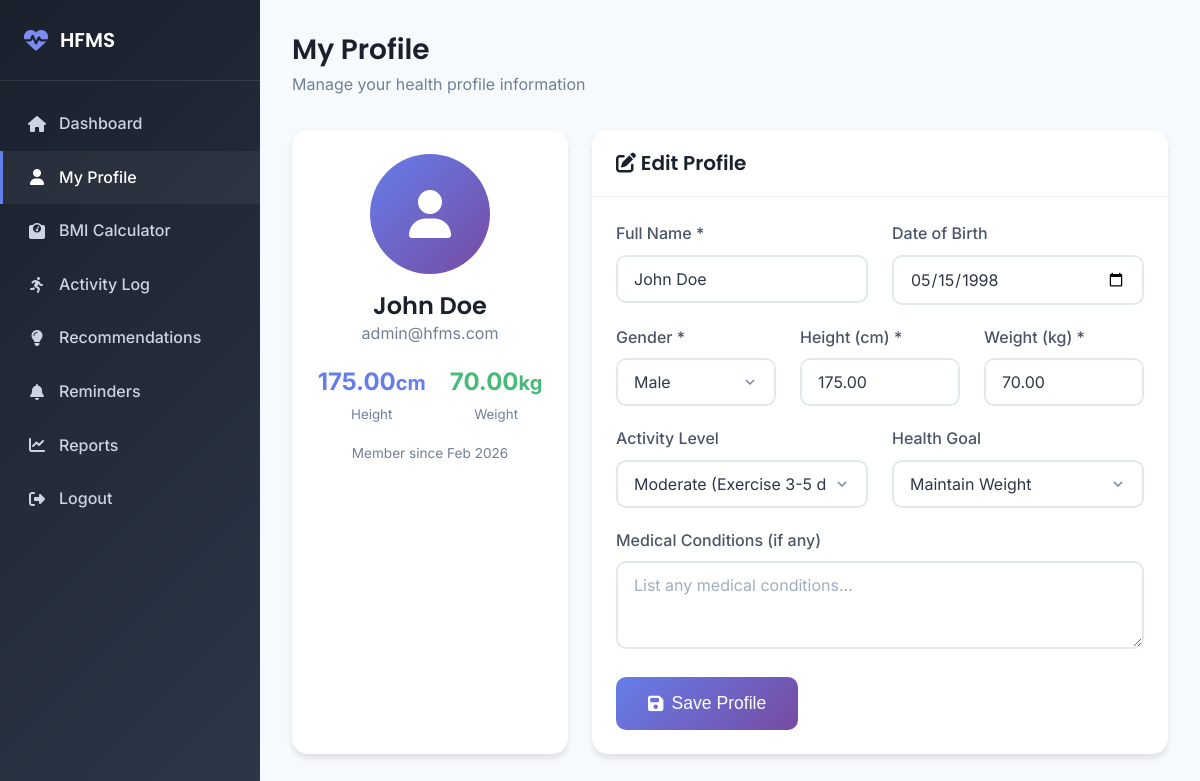
The app's page /profile.php (signed in) with its own data.
### tables this page shows
CREATE TABLE user_profiles (
    profile_id INT AUTO_INCREMENT PRIMARY KEY,
    user_id INT NOT NULL UNIQUE,
    full_name VARCHAR(100) NOT NULL,
    date_of_birth DATE,
    age INT,
    gender ENUM('male', 'female', 'other') NOT NULL,
    height_cm DECIMAL(5,2) NOT NULL COMMENT 'Height in centimeters',
    weight_kg DECIMAL(5,2) NOT NULL COMMENT 'Weight in kilograms',
    activity_level ENUM('sedentary', 'light', 'moderate', 'active', 'very_active') DEFAULT 'moderate',
    health_goal ENUM('lose_weight', 'gain_weight', 'maintain', 'build_muscle', 'improve_fitness') DEFAULT 'maintain',
    medical_conditions TEXT,
    profile_image VARCHAR(255) DEFAULT 'default.png',
    created_at TIMESTAMP DEFAULT CURRENT_TIMESTAMP,
    updated_at TIMESTAMP DEFAULT CURRENT_TIMESTAMP ON UPDATE CURRENT_TIMESTAMP,
    
    FOREIGN KEY (user_id) REFERENCES users(user_id) ON DELETE CASCADE,
    INDEX idx_user_id (user_id)
);

CREATE TABLE users (
    user_id INT AUTO_INCREMENT PRIMARY KEY,
    username VARCHAR(50) NOT NULL UNIQUE,
    email VARCHAR(100) NOT NULL UNIQUE,
    password VARCHAR(255) NOT NULL,
    role ENUM('user', 'admin') DEFAULT 'user',
    is_active TINYINT(1) DEFAULT 1,
    created_at TIMESTAMP DEFAULT CURRENT_TIMESTAMP,
    updated_at TIMESTAMP DEFAULT CURRENT_TIMESTAMP ON UPDATE CURRENT_TIMESTAMP,
    
    INDEX idx_email (email),
    INDEX idx_username (username)
);

### config/database.php (called while the page is built, shortened)
<?php
class Database {
    private static $instance = null;
    private $connection;
    private function __construct() {
        try {
            $dsn = "mysql:host=" . DB_HOST . ";dbname=" . DB_NAME . ";charset=" . DB_CHARSET;
            $options = [
                PDO::ATTR_ERRMODE => PDO::ERRMODE_EXCEPTION,
                PDO::ATTR_DEFAULT_FETCH_MODE => PDO::FETCH_ASSOC,
                PDO::ATTR_EMULATE_PREPARES => false,
                PDO::MYSQL_ATTR_INIT_COMMAND => "SET NAMES " . DB_CHARSET
            ];
            $this->connection = new PDO($dsn, DB_USER, DB_PASS, $options);
        } catch (PDOException $e) {
            error_log("Database Connection Error: " . $e->getMessage());
            die("Database connection failed. Please try again later.");
        }
    }
    public static function getInstance() {
        if (self::$instance === null) {
            self::$instance = new self();
        }
        return self::$instance;
    }
    public function getConnection() {
        return $this->connection;
    }
}
function getDBConnection() {
    return Database::getInstance()->getConnection();
}
?>

### includes/User.php (called while the page is built, shortened)
<?php
require_once dirname(__DIR__) . '/config/config.php';
class User
{
    private $db;
    public function __construct()
    {
        $this->db = getDBConnection();
    }
    public function getUserById($userId)
    {
        try {
            $stmt = $this->db->prepare("
                SELECT u.user_id, u.username, u.email, u.created_at,
                       p.profile_id, p.full_name, p.date_of_birth, p.age,
                       p.gender, p.height_cm, p.weight_kg, p.activity_level,
                       p.health_goal, p.medical_conditions, p.profile_image
                FROM users u
                LEFT JOIN user_profiles p ON u.user_id = p.user_id
                WHERE u.user_id = ?
            ");
            $stmt->execute([$userId]);
            return $stmt->fetch();
        } catch (PDOException $e) {
            error_log("Get User Error: " . $e->getMessage());
            return null;
        }
    }
}
?>

### config/config.php (called while the page is built, shortened)
<?php
require_once CONFIG_PATH . 'database.php';
function formatDate($date, $format = 'd M Y')
{
    return date($format, strtotime($date));
}
?>

### profile.php (the view, shortened to what this page needs)
<?php
require_once 'config/config.php';
require_once 'includes/User.php';
$userId = $_SESSION['user_id'];
$user = new User();
$userData = $user->getUserById($userId);
?>
<!DOCTYPE html>
<html lang="en">
<head>
    <link rel="stylesheet" href="https://cdnjs.cloudflare.com/ajax/libs/font-awesome/6.4.0/css/all.min.css">
    <link rel="stylesheet" href="assets/css/style.css">
</head>
<body>
    <aside class="sidebar">
        <div class="sidebar-header">
            <a href="dashboard.php" class="sidebar-brand">
                <i class="fas fa-heartbeat"></i>
                <span>HFMS</span>
            </a>
        </div>
        <nav class="sidebar-nav">
            <a href="dashboard.php" class="sidebar-link"><i class="fas fa-home"></i><span>Dashboard</span></a>
            <a href="profile.php" class="sidebar-link active"><i class="fas fa-user"></i><span>My Profile</span></a>
            <a href="bmi.php" class="sidebar-link"><i class="fas fa-weight"></i><span>BMI Calculator</span></a>
            <a href="activity.php" class="sidebar-link"><i class="fas fa-running"></i><span>Activity Log</span></a>
            <a href="recommendations.php" class="sidebar-link"><i
                    class="fas fa-lightbulb"></i><span>Recommendations</span></a>
            <a href="reminders.php" class="sidebar-link"><i class="fas fa-bell"></i><span>Reminders</span></a>
            <a href="reports.php" class="sidebar-link"><i class="fas fa-chart-line"></i><span>Reports</span></a>
            <a href="logout.php" class="sidebar-link"><i class="fas fa-sign-out-alt"></i><span>Logout</span></a>
        </nav>
    </aside>
    <main class="main-content">
        <div class="page-header">
            <h1 class="page-title">My Profile</h1>
            <p class="page-subtitle">Manage your health profile information</p>
        </div>
        <div class="grid grid-cols-3">
            <div class="card">
                <div class="card-body text-center">
                    <div
                        style="width: 120px; height: 120px; background: var(--gradient-primary); border-radius: 50%; display: flex; align-items: center; justify-content: center; margin: 0 auto 1rem; font-size: 3rem; color: #fff;">
                        <i class="fas fa-user"></i>
                    </div>
                    <h3><?= htmlspecialchars($userData['full_name'] ?? $userData['username']) ?></h3>
                    <p class="text-muted"><?= htmlspecialchars($userData['email']) ?></p>
                    <?php if ($userData['height_cm'] && $userData['weight_kg']): ?>
                        <div class="mt-2" style="display: flex; justify-content: center; gap: 1.5rem;">
                            <div>
                                <div style="font-size: 1.5rem; font-weight: 700; color: var(--primary);">
                                    <?= $userData['height_cm'] ?><small>cm</small>
                                </div>
                                <small class="text-muted">Height</small>
                            </div>
                            <div>
                                <div style="font-size: 1.5rem; font-weight: 700; color: var(--secondary);">
                                    <?= $userData['weight_kg'] ?><small>kg</small>
                                </div>
                                <small class="text-muted">Weight</small>
                            </div>
                        </div>
                    <?php endif; ?>
                    <p class="text-muted mt-2" style="font-size: 0.85rem;">
                        Member since <?= formatDate($userData['created_at'], 'M Y') ?>
                    </p>
                </div>
            </div>
            <div class="card" style="grid-column: span 2;">
                <div class="card-header">
                    <h4><i class="fas fa-edit"></i> Edit Profile</h4>
                </div>
                <div class="card-body">
                    <form method="POST">
                        <div class="grid grid-cols-2">
                            <div class="form-group">
                                <label class="form-label">Full Name *</label>
                                <input type="text" name="full_name" class="form-control"
                                    value="<?= htmlspecialchars($userData['full_name'] ?? '') ?>" required>
                            </div>
                            <div class="form-group">
                                <label class="form-label">Date of Birth</label>
                                <input type="date" name="date_of_birth" class="form-control"
                                    value="<?= $userData['date_of_birth'] ?? '' ?>">
                            </div>
                        </div>
                        <div class="grid grid-cols-3">
                            <div class="form-group">
                                <label class="form-label">Gender *</label>
                                <select name="gender" class="form-control" required>
                                    <option value="male" <?= ($userData['gender'] ?? '') === 'male' ? 'selected' : '' ?>>
                                        Male</option>
                                </select>
                            </div>
                            <div class="form-group">
                                <label class="form-label">Height (cm) *</label>
                                <input type="number" name="height_cm" class="form-control" step="0.1" min="50" max="250"
                                    value="<?= $userData['height_cm'] ?? '' ?>" required placeholder="e.g., 170">
                            </div>
                            <div class="form-group">
                                <label class="form-label">Weight (kg) *</label>
                                <input type="number" name="weight_kg" class="form-control" step="0.1" min="20" max="300"
                                    value="<?= $userData['weight_kg'] ?? '' ?>" required placeholder="e.g., 70">
                            </div>
                        </div>
                        <div class="grid grid-cols-2">
                            <div class="form-group">
                                <label class="form-label">Activity Level</label>
                                <select name="activity_level" class="form-control">
                                    <?php foreach (ACTIVITY_LEVELS as $key => $label): ?>
                                        <option value="<?= $key ?>" <?= ($userData['activity_level'] ?? 'moderate') === $key ? 'selected' : '' ?>><?= $label ?></option>
                                    <?php endforeach; ?>
                                </select>
                            </div>
                            <div class="form-group">
                                <label class="form-label">Health Goal</label>
                                <select name="health_goal" class="form-control">
                                    <?php foreach (HEALTH_GOALS as $key => $label): ?>
                                        <option value="<?= $key ?>" <?= ($userData['health_goal'] ?? 'maintain') === $key ? 'selected' : '' ?>><?= $label ?></option>
                                    <?php endforeach; ?>
                                </select>
                            </div>
                        </div>
                        <div class="form-group">
                            <label class="form-label">Medical Conditions (if any)</label>
                            <textarea name="medical_conditions" class="form-control" rows="3"
                                placeholder="List any medical conditions..."><?= htmlspecialchars($userData['medical_conditions'] ?? '') ?></textarea>
                        </div>
                        <button type="submit" class="btn btn-primary btn-lg">
                            <i class="fas fa-save"></i> Save Profile
                        </button>
                    </form>
                </div>
            </div>
        </div>
    </main>
</body>
</html>

### assets/css/style.css (style rules this page uses)
:root { --primary: #667eea; --primary-dark: #5a67d8; --primary-light: #7c8cf0; --secondary: #48bb78; --secondary-dark: #38a169; --accent: #ed64a6; --accent-light: #f687b3; --success: #48bb78; --warning: #ecc94b; --danger: #f56565; --info: #4299e1; --dark: #1a202c; --gray-900: #1a202c; --gray-800: #2d3748; --gray-700: #4a5568; --gray-600: #718096; --gray-500: #a0aec0; --gray-400: #cbd5e0; --gray-300: #e2e8f0; --gray-200: #edf2f7; --gray-100: #f7fafc; --white: #ffffff; --font-primary: 'Inter', -apple-system, BlinkMacSystemFont, sans-serif; --font-heading: 'Poppins', sans-serif; --shadow-sm: 0 1px 2px rgba(0,0,0,0.05); --shadow: 0 4px 6px rgba(0,0,0,0.1); --shadow-md: 0 6px 12px rgba(0,0,0,0.1); --shadow-lg: 0 10px 25px rgba(0,0,0,0.15); --shadow-xl: 0 20px 40px rgba(0,0,0,0.2); --radius-sm: 6px; --radius: 10px; --radius-lg: 16px; --radius-xl: 24px; --radius-full: 50%; --transition: all 0.3s ease; --transition-fast: all 0.15s ease; --gradient-primary: linear-gradient(135deg, #667eea 0%, #764ba2 100%); --gradient-secondary: linear-gradient(135deg, #48bb78 0%, #38a169 100%); --gradient-accent: linear-gradient(135deg, #ed64a6 0%, #d53f8c 100%); --gradient-dark: linear-gradient(135deg, #1a202c 0%, #2d3748 100%); }
*, *::before, *::after { margin: 0; padding: 0; box-sizing: border-box; }
html { scroll-behavior: smooth; font-size: 16px; }
body { font-family: var(--font-primary); background: var(--gray-100); color: var(--gray-800); line-height: 1.6; min-height: 100vh; }
a { text-decoration: none; color: inherit; transition: var(--transition); }
h1, h2, h3, h4, h5, h6 { font-family: var(--font-heading); font-weight: 600; line-height: 1.3; color: var(--gray-900); }
h1 { font-size: 2.5rem; }
h3 { font-size: 1.5rem; }
h4 { font-size: 1.25rem; }
p { margin-bottom: 1rem; }
.btn { display: inline-flex; align-items: center; justify-content: center; gap: 0.5rem; padding: 0.75rem 1.5rem; font-size: 0.95rem; font-weight: 500; border: none; border-radius: var(--radius); cursor: pointer; transition: var(--transition); text-transform: capitalize; }
.btn-primary { background: var(--gradient-primary); color: var(--white); }
.btn-lg { padding: 1rem 2rem; font-size: 1.1rem; }
.form-group { margin-bottom: 1.25rem; }
.form-label { display: block; margin-bottom: 0.5rem; font-weight: 500; color: var(--gray-700); }
.form-control { width: 100%; padding: 0.75rem 1rem; font-size: 1rem; font-family: inherit; color: var(--gray-800); background: var(--white); border: 2px solid var(--gray-300); border-radius: var(--radius); transition: var(--transition); }
.form-control::placeholder { color: var(--gray-500); }
select.form-control { cursor: pointer; appearance: none; background-repeat: no-repeat; background-position: right 1rem center; padding-right: 2.5rem; }
.card { background: var(--white); border-radius: var(--radius-lg); box-shadow: var(--shadow); overflow: hidden; transition: var(--transition); }
.card-header { padding: 1.25rem 1.5rem; border-bottom: 1px solid var(--gray-200); background: var(--gray-50); }
.card-body { padding: 1.5rem; }
.sidebar { width: 260px; background: var(--gradient-dark); min-height: 100vh; position: fixed; left: 0; top: 0; z-index: 1000; transition: var(--transition); }
.sidebar-header { padding: 1.5rem; border-bottom: 1px solid rgba(255,255,255,0.1); }
.sidebar-brand { display: flex; align-items: center; gap: 0.75rem; color: var(--white); font-family: var(--font-heading); font-size: 1.25rem; font-weight: 600; }
.sidebar-brand i { font-size: 1.5rem; color: var(--primary-light); }
.sidebar-nav { padding: 1rem 0; }
.sidebar-link { display: flex; align-items: center; gap: 0.75rem; padding: 0.875rem 1.5rem; color: var(--gray-400); font-weight: 500; transition: var(--transition); border-left: 3px solid transparent; }
.sidebar-link:hover, .sidebar-link.active { color: var(--white); background: rgba(255,255,255,0.05); border-left-color: var(--primary); }
.sidebar-link i { width: 20px; text-align: center; }
.main-content { margin-left: 260px; padding: 2rem; min-height: 100vh; }
.page-header { margin-bottom: 2rem; }
.page-title { font-size: 1.75rem; color: var(--gray-900); margin-bottom: 0.25rem; }
.page-subtitle { color: var(--gray-600); }
.grid { display: grid; gap: 1.5rem; }
.grid-cols-2 { grid-template-columns: repeat(2, 1fr); }
.grid-cols-3 { grid-template-columns: repeat(3, 1fr); }
.text-center { text-align: center; }
.text-muted { color: var(--gray-600); }
.mt-2 { margin-top: 1rem; }

### records on screen
user_profiles: full_name "John Doe", user.email "admin@hfms.com", height_cm "175.00", weight_kg "70.00", user.created_at "Feb 2026", date_of_birth "05/15/1998", gender "Male", activity_level "Moderate (Exercise 3-5 days/week)", health_goal "Maintain Weight"
